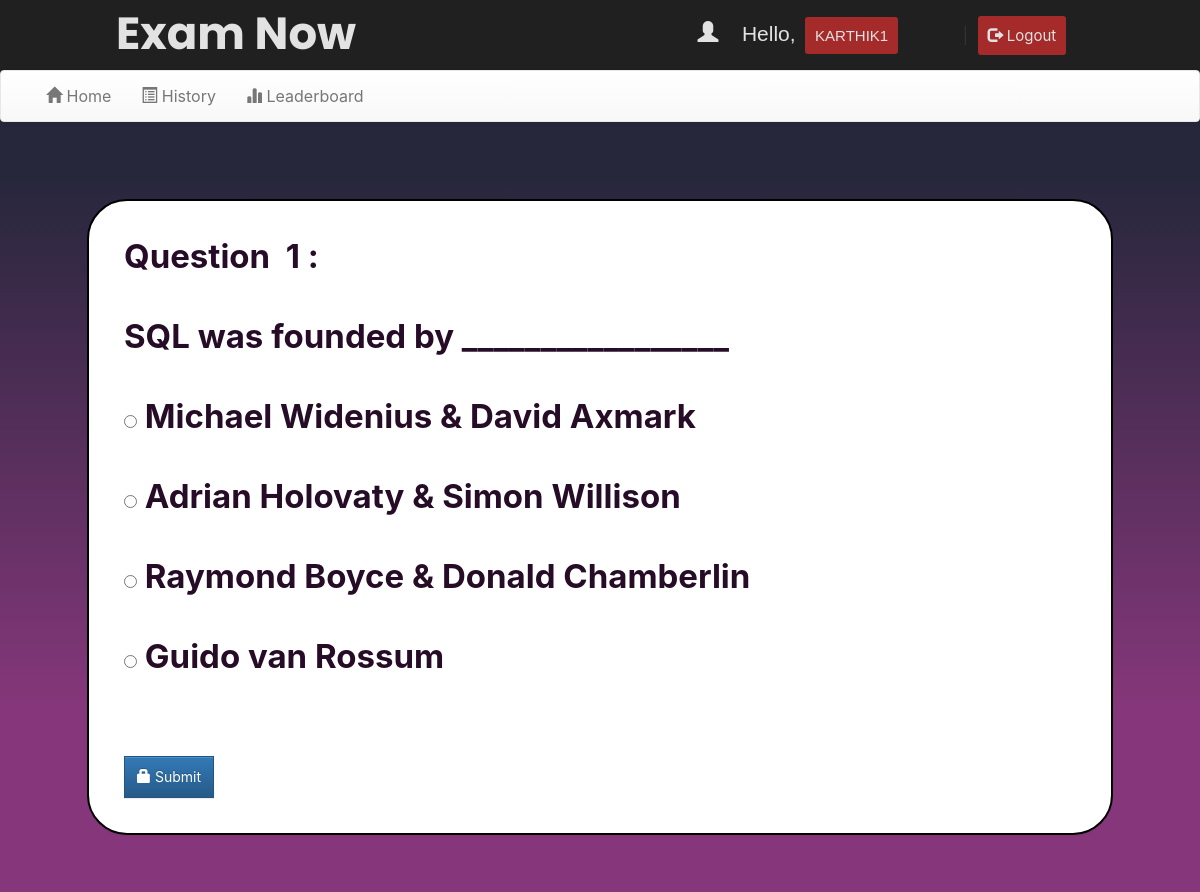
Page /account.php?q=quiz&step=2&qzid=63beaad40ea71&n=1&t=3 (signed in) on the committed database.
### tables this page shows
CREATE TABLE `questions` (
  `qzid` text NOT NULL,
  `qid` text NOT NULL,
  `qns` text NOT NULL,
  `choice` int(10) NOT NULL,
  `correct_ans` int(11) NOT NULL
);

CREATE TABLE `options` (
  `qid` varchar(50) NOT NULL,
  `option` varchar(5000) NOT NULL,
  `optionid` text NOT NULL
);

### account.php (the view, shortened to what this page needs)
<!DOCTYPE html
  PUBLIC "-//W3C//DTD XHTML 1.0 Transitional//EN" "http://www.w3.org/TR/xhtml1/DTD/xhtml1-transitional.dtd">
<html xmlns="http://www.w3.org/1999/xhtml">
<head>
  <link rel="stylesheet" href="css/bootstrap.min.css" />
  <link rel="stylesheet" href="css/bootstrap-theme.min.css" />
  <link rel="stylesheet" href="css/main.css">
  <link rel="stylesheet" href="css/font.css">
</head>
<body>
  <div class="header">
    <div class="row">
      <div class="col-lg-6">
        <span class="logo">Exam Now</span>
      </div>
      <div class="col-md-4 col-md-offset-2">
        <?php
        include_once 'dbConnection.php';
        if (!(isset($_SESSION['email']))) {
          header("location:index.php");
        } else {
          $name = $_SESSION['name'];
          echo '<span class="pull-right top title1" ><span class="log1"><span class="glyphicon glyphicon-user" aria-hidden="true"></span>&nbsp;&nbsp;&nbsp;&nbsp;Hello,</span> <a href="account.php?q=1" class="log log1">' . $name . '</a>&nbsp;|&nbsp;<a href="logout.php?q=account.php" class="log"><span class="glyphicon glyphicon-log-out" aria-hidden="true"></span>&nbsp;Logout</button></a></span>';
        } ?>
      </div>
    </div>
  </div>
  <div class="bg">
    <nav class="navbar navbar-default title1">
      <div class="container-fluid">
        <div class="collapse navbar-collapse" id="bs-example-navbar-collapse-1">
          <ul class="nav navbar-nav">
            <li <?php if (@$_GET['q'] == 1)
              echo 'class="active"'; ?>><a href="account.php?q=1"><span
                  class="glyphicon glyphicon-home" aria-hidden="true"></span>&nbsp;Home</a></li>
            <li <?php if (@$_GET['q'] == 2)
              echo 'class="active"'; ?>><a href="account.php?q=2"><span
                  class="glyphicon glyphicon-list-alt" aria-hidden="true"></span>&nbsp;History</a></li>
            <li <?php if (@$_GET['q'] == 3)
              echo 'class="active"'; ?>><a href="account.php?q=3"><span
                  class="glyphicon glyphicon-stats" aria-hidden="true"></span>&nbsp;Leaderboard</a></li>
          </ul>
        </div>
      </div>
    </nav>
    <div class="container">
      <div class="row">
        <div class="col-md-12">
          <?php
          if (@$_GET['q'] == 'quiz' && @$_GET['step'] == 2) {
            $qzid = @$_GET['qzid'];
            $correct_ans = @$_GET['n'];
            $total = @$_GET['t'];
            $q = mysqli_query($con, "SELECT * FROM questions WHERE qzid='$qzid' AND correct_ans='$correct_ans' ");
            echo '<div class="panel" style="margin:5%">';
            while ($row = mysqli_fetch_array($q)) {
              $qns = $row['qns'];
              $qid = $row['qid'];
              echo '<b>Question &nbsp;' . $correct_ans . '&nbsp;:<br><br>' . $qns . ' <br>';
            }
            $q = mysqli_query($con, "SELECT * FROM options WHERE qid='$qid' ");
            echo '<form action="update.php?q=quiz&step=2&qzid=' . $qzid . '&n=' . $correct_ans . '&t=' . $total . '&qid=' . $qid . '" method="POST"  class="form-horizontal">
<br />';
            while ($row = mysqli_fetch_array($q)) {
              $option = $row['option'];
              $optionid = $row['optionid'];
              echo '<input type="radio" name="ans" value="' . $optionid . '"><b> ' . $option . ' </b><br><br>';
            }
            echo '<br /><button type="submit" class="btn btn-primary" style="border-radius:0%"><span class="glyphicon glyphicon-lock" aria-hidden="true"></span>&nbsp;Submit</button></form></div>';
          }
          ?>
        </div>
      </div>
    </div>
  </div>
</body>
</html>

### css/main.css (style rules this page uses)
* { scroll-behavior: smooth; }
body { overflow-x: hidden; width: 100%; font: 15px "Inter", sans-serif; min-height: 550px; background-image: linear-gradient(to top, #86377b 20%, #27273c 80%); background-attachment: fixed; scroll-behavior: smooth; }
.bg { min-height: 540px; }
.panel { border-color: #000; margin: 21px; border-radius: 40px; padding: 35px; font: 33px "Inter", sans-serif; left: 43rem; }
.header { background: #202020; height: 70px; }
.logo { font-family: "Poppins", sans-serif !important; font-size: 45px; font-weight: bold; color: #e2e2e2; margin: 116px; }
.title1 { font: 16px "Inter", sans-serif; }
.top { margin-top: 20px; }
.log1 { font: 21px "Mukta", sans-serif; color: #e2e2e2; margin-left: 10px; }
.log { margin: 10px; margin-right: 60px; margin-left: 5px; color: #e2e2e2; text-decoration: none; font-size: 20px rgb(122, 45, 45); font-size: 15px; background-color: brown; padding: 10px; border-radius: 3px; }

### rows in the picture
questions: qns "SQL was founded by _________________"
options: option "Michael Widenius & David Axmark"
options: option "Adrian Holovaty & Simon Willison"
options: option "Raymond Boyce & Donald Chamberlin"
options: option "Guido van Rossum"

### other values in the picture
$name "KARTHIK1"
